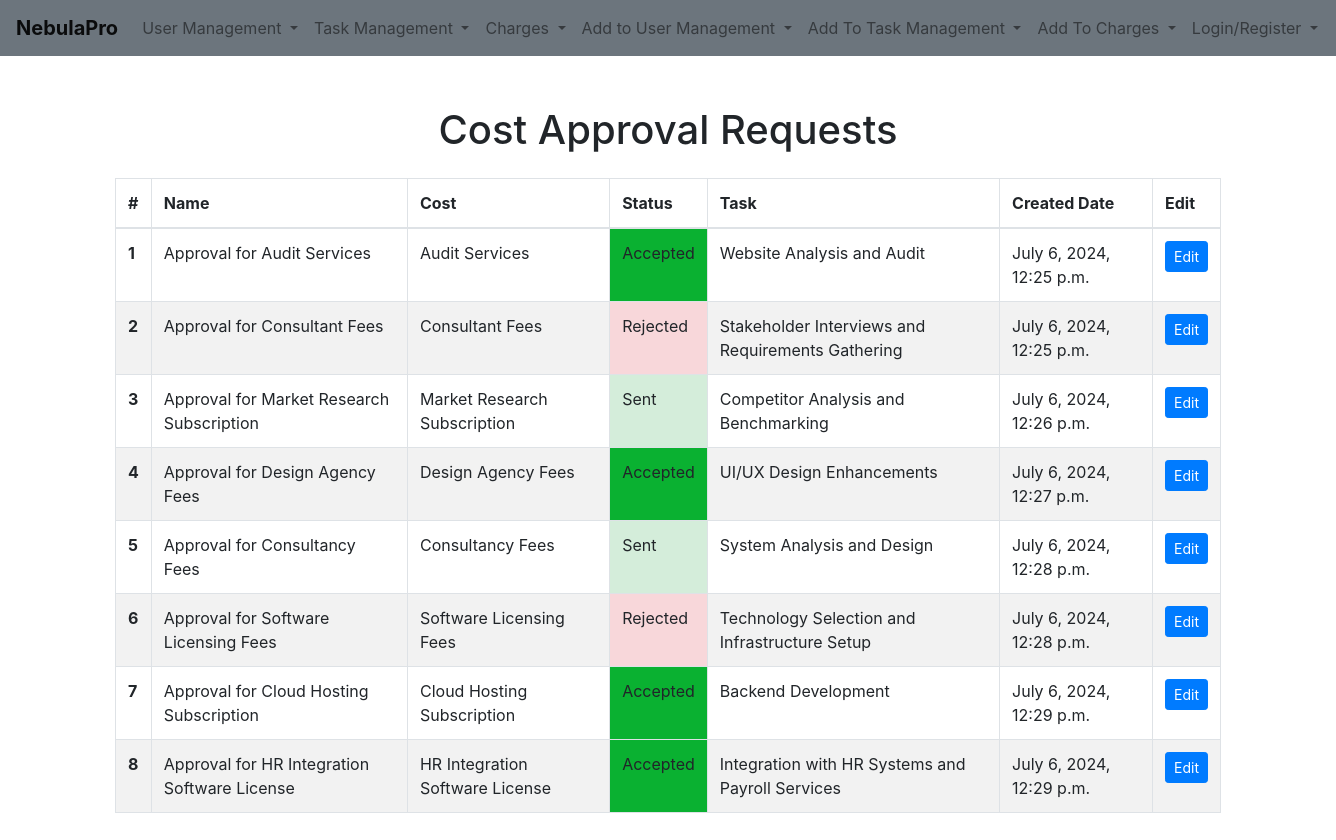
The app's page /cost-approval-requests/ with its own data.
### charges/models.py (models this page shows, shortened)
class CostApprovalRequest(models.Model):
    name = models.CharField(max_length=225)
    cost = models.ForeignKey(Cost, null = False, on_delete=models.CASCADE)
    status = models.CharField(max_length=225, choices=COST_APPROVAL_REQUEST_STATUS_CHOICES, default = 'draft')
    task = models.ForeignKey(Task, null = False, on_delete=models.CASCADE)
    created_date = models.DateTimeField(auto_now_add=True)

class Cost(models.Model):
    name = models.CharField(max_length=225)
    amount = models.DecimalField(max_digits=10, decimal_places=2)
    client = models.ForeignKey(Client, null = False, on_delete=models.CASCADE)
    task = models.ForeignKey(Task, null = False, on_delete=models.CASCADE)
    description = models.TextField()
    project = models.ForeignKey(Project, null = False, on_delete=models.CASCADE)
    status = models.CharField(max_length=225, choices=COST_STATUS_CHOICES, default = 'requested')
    created_date = models.DateTimeField(auto_now_add=True)
    def __str__(self):
        return self.name

### task_management/models.py (models this page shows)
class Task(models.Model):
    title = models.CharField(max_length=225)
    project = models.ForeignKey(Project, null = True, on_delete=models.CASCADE)
    status = models.CharField(max_length=225, choices=TASK_STATUS_CHOICES, default = 'back_log')
    reporter = models.ForeignKey(User, related_name='reported_tasks', null = True, on_delete=models.SET_NULL)
    assignee = models.ForeignKey(User, related_name='assigned_tasks', null = True, on_delete=models.SET_NULL)
    created_date = models.DateTimeField(auto_now_add=True)
    deadline_date = models.DateField()
    last_modified_date = models.DateTimeField()
    last_modified_by = models.ForeignKey(User, related_name='modified_tasks', null = True, on_delete=models.SET_NULL)
    def __str__(self):
        return self.title

### charges/views.py (the view)
# urls.py: path('cost-approval-requests/', CostApprovalRequestsView.as_view(), name='cost-approval-requests-list'),
class CostApprovalRequestsView(ListView):
    model = CostApprovalRequest
    template_name = 'lists/cost_approval_requests.html'
    context_object_name = 'cost_approval_requests'

### charges/templates/lists/cost_approval_requests.html (shortened to what this page needs)
{% extends 'base.html' %}
{% load static %}
{% block extra_css %}
<link rel="stylesheet" href="{% static 'css/charges/cost_approval_requests.css' %}">
{% endblock %}
{% block content %}
    <div class="container table-container">
        <div class="table-responsive">
            <h1 class="text-center mb-4">Cost Approval Requests</h1>
            <table class="table table-bordered table-striped">
                <thead>
                    <tr>
                        <th scope="col">#</th>
                        <th scope="col">Name</th>
                        <th scope="col">Cost</th>
                        <th scope="col">Status</th>
                        <th scope="col">Task</th>
                        <th scope="col">Created Date</th>
                        <th scope="col">Edit</th>
                    </tr>
                </thead>
                <tbody>
                    {% for request in cost_approval_requests %}
                    <tr class="{% cycle 'table-striped-row-grey' 'table-striped-row-white' %}">
                        <th scope="row">{{ forloop.counter }}</th>
                        <td>{{ request.name }}</td>
                        <td>{{ request.cost }}</td>
                        <td id="status-{{ request.status }}">{{ request.get_status_display }}</td>
                        <td>{{ request.task }}</td>
                        <td>{{ request.created_date }}</td>
                        <td><a href="{% url 'edit_cost_approval_request' request.id %}" class="btn btn-primary btn-sm">Edit</a></td>
                    </tr>
                    {% endfor %}
                </tbody>
            </table>
        </div>
    </div>
{% endblock %}

### static/css/charges/cost_approval_requests.css (style rules this page uses)
.table th, .table td { padding: 12px; }
.table-container { display: flex; justify-content: center; align-items: flex-start; height: 100vh; margin-top: 50px; }
.table-bordered tbody tr:nth-of-type(even) { background-color: #f2f2f2; }
.table-bordered tbody tr:nth-of-type(odd) { background-color: white; }
#status-sent { background-color: #d4edda; }
#status-accepted { background-color: #0ab131; }
#status-rejected { background-color: #f8d7da; }

### records on screen
CostApprovalRequest: name "Approval for Audit Services", cost "Audit Services", status "Accepted", task "Website Analysis and Audit", created_date "July 6, 2024, 12:25 p.m."
CostApprovalRequest: name "Approval for Consultant Fees", cost "Consultant Fees", status "Rejected", task "Stakeholder Interviews and Requirements Gathering", created_date "July 6, 2024, 12:25 p.m."
CostApprovalRequest: name "Approval for Market Research Subscription", cost "Market Research Subscription", status "Sent", task "Competitor Analysis and Benchmarking", created_date "July 6, 2024, 12:26 p.m."
CostApprovalRequest: name "Approval for Design Agency Fees", cost "Design Agency Fees", status "Accepted", task "UI/UX Design Enhancements", created_date "July 6, 2024, 12:27 p.m."
CostApprovalRequest: name "Approval for Consultancy Fees", cost "Consultancy Fees", status "Sent", task "System Analysis and Design", created_date "July 6, 2024, 12:28 p.m."
CostApprovalRequest: name "Approval for Software Licensing Fees", cost "Software Licensing Fees", status "Rejected", task "Technology Selection and Infrastructure Setup", created_date "July 6, 2024, 12:28 p.m."
CostApprovalRequest: name "Approval for Cloud Hosting Subscription", cost "Cloud Hosting Subscription", status "Accepted", task "Backend Development", created_date "July 6, 2024, 12:29 p.m."
CostApprovalRequest: name "Approval for HR Integration Software License", cost "HR Integration Software License", status "Accepted", task "Integration with HR Systems and Payroll Services", created_date "July 6, 2024, 12:29 p.m."
